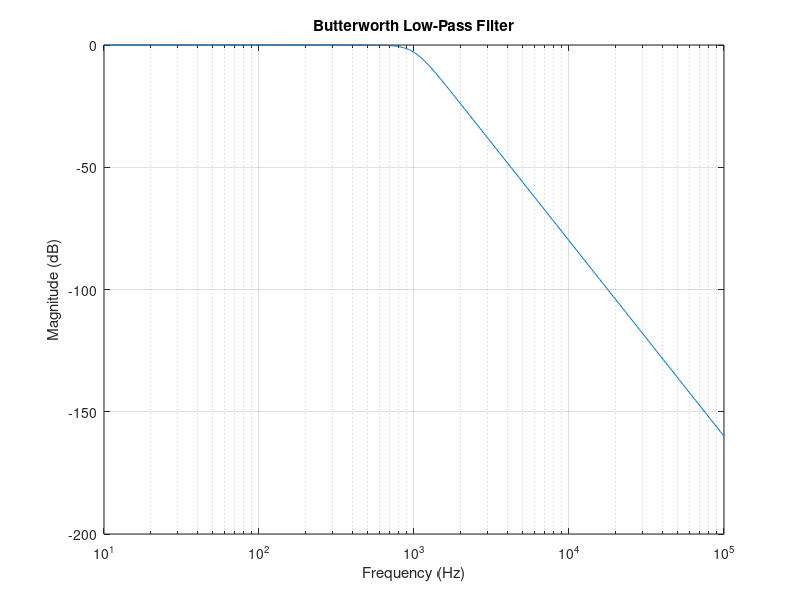

Here is the MATLAB script that generated this plot:
% Low-pass Butterworth filter design
fc = 1000;               % Cutoff frequency (Hz)
order = 4;               % Filter order
[b, a] = butter(order, 2*pi*fc, 's');

% Frequency response
f = logspace(1, 5, 500);
H = freqs(b, a, 2*pi*f);

figure;
semilogx(f, 20*log10(abs(H)));
xlabel('Frequency (Hz)');
ylabel('Magnitude (dB)');
title('Butterworth Low-Pass Filter');
grid on;
